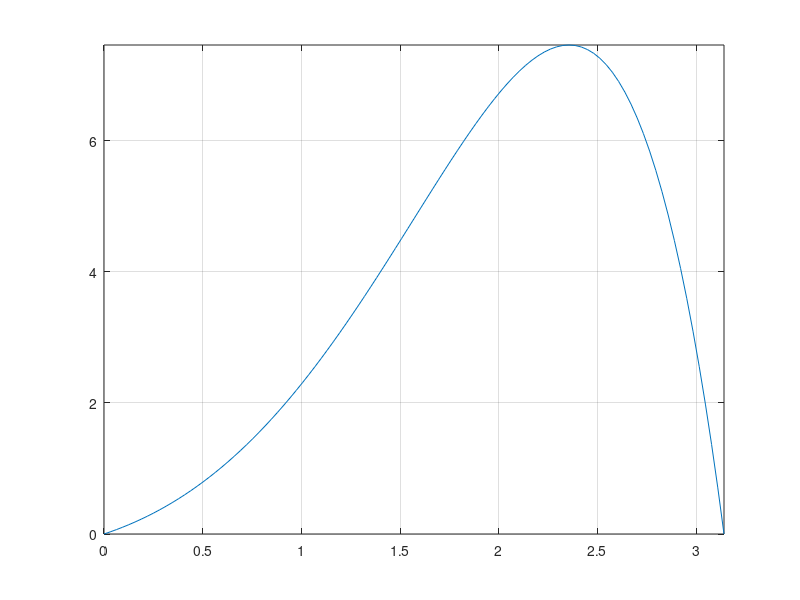

This chart was generated by the following MATLAB code: (Note: this script raises an error after producing the figure.)
clear all; close all; clc;

% Purpose of this script is to illustrate Rolle's theorem and the mean
% value theorem for differentiation.

% Programming by Aladdin Persson (alhi0008@student.umu.se)
%   2018-12-08 Initial programming

% Define a nice function
f=@(x)exp(x).*sin(x);

% Define the derivative fp (fprime) of f
fp=@(x) exp(x).*sin(x)+exp(x).*cos(x);

% Interval
a=0; b=pi;

% Number of subintervals
n=100;

% Sample points for plotting
x=linspace(a,b,n+1);

% Plot the graph
h=figure; plot(x,f(x));

% Hold the graph
hold on;

% Turn on grid
grid on;

% Axis tight
axis tight

% /////////////////////////////////////////////////////////////////////////
%  Illustration of Rolle's theorem
% /////////////////////////////////////////////////////////////////////////

% % Initial search bracket
x0=0;
x1=pi;

% The function values corresponding to the initial search bracket
% fp0, fp1 different signs means we can use bisection for this
fp0=fp(x0);
fp1=fp(x1);

% Tolerances and maxit for bisection.
delta=1e-8; eps=1e-8; maxit=1000; 

% Run the bisection algorithm to find the zero c of fp
[c,flag, it, a, b, his, res] = bisection(fp,x0,x1,fp0,fp1,delta,eps,maxit,false);

% Define the tangent at this point; this a constant function.
w=@(x)ones(size(x))*f(c);

% Plot the tangent
plot(x,w(x))
    
% /////////////////////////////////////////////////////////////////////////
%  Illustration of the mean value theorem
% /////////////////////////////////////////////////////////////////////////

% Define points for corde
x0=2; x1=pi;

% Compute corresponding function values
f0=f(x0);
f1=f(x1);

% Define the linear function which connects (x0,f0) with (x1,f1)
% Using point-slope formula
m = (f1-f0)./(x1-x0);
p = @(s) m*(x-x0) + f(x0);

% Plot the straight line between (x0,f0) with (x1,f1)
plot(x,p(x))
 
% Compute the slope of the corde
yp = m;

% Define an auxiliary function which is zero when fp equals yp
g=@(x) fp(x) - yp;

% Run the bisection algorithm to find a zero c of g
[c, flag, it, a, b, his, res] = bisection(g,x0,x1,g(x0),g(x1),delta,eps,maxit,false);

% Define the line which is tangent to the graph of f at the point (c,f(c))
% Using point slope formula
q = @(s) m.*(x - c) + f(c);

% % Plot the tangent line
plot(x,q(x));

% Labels
xlabel('x'); ylabel('y');

% legend
h=legend('$f(x) = e^xsin(x)$','Rolle''s $g''(c) = 0$','MVT $\frac{f(b)-f(a)}{b-a}$','MVT $f''(c)$', 'FontSize',14);
set(h,'Interpreter','latex');

% title
title('Rolle''s theorem and mean value theorem')

% Print the figure to a file
% print('MyZeroTheorems','-depsc2');